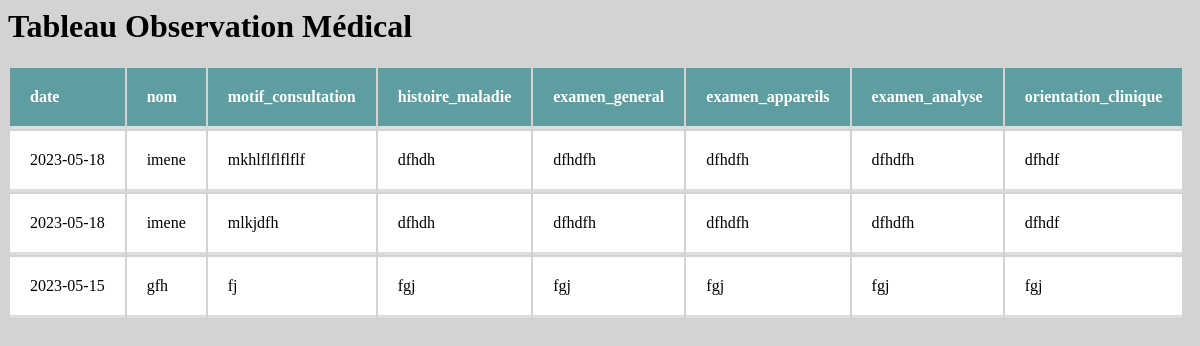
The page /obs_display.php on the database its author committed.
### tables this page shows
CREATE TABLE `observation` (
  `id` int(50) NOT NULL,
  `date` date DEFAULT NULL,
  `nom` varchar(30) NOT NULL,
  `motif_consultation` varchar(255) DEFAULT NULL,
  `histoire_maladie` text,
  `examen_general` text,
  `examen_appareils` text,
  `examen_analyse` text,
  `orientation_clinique` varchar(255) DEFAULT NULL
);

### obs_display.php (the view, shortened to what this page needs)
<?php
$servername = "localhost";
$username = "root";
$password = "";
$dbname = "dbmem";
$conn = mysqli_connect($servername, $username, $password, $dbname);
$sql = "SELECT * FROM observation";
$result = mysqli_query($conn, $sql);
if (mysqli_num_rows($result) > 0) {
    echo "<h1>Tableau Observation Médical</h1>";
    echo "<table>";
    echo "<tr><th>date</th><th>nom</th><th>motif_consultation</th><th>histoire_maladie</th><th>examen_general</th><th>examen_appareils</th><th>examen_analyse</th><th>orientation_clinique</th></tr>";
    while ($row = mysqli_fetch_assoc($result)) {
        echo "<tr>";
        echo "<td>" . $row['date'] . "</td>";
        echo "<td>" . $row['nom'] . "</td>";
        echo "<td>" . $row['motif_consultation'] . "</td>";
        echo "<td>" . $row['histoire_maladie'] . "</td>";
        echo "<td>" . $row['examen_general'] . "</td>";
        echo "<td>" . $row['examen_appareils'] . "</td>";
        echo "<td>" . $row['examen_analyse'] . "</td>";
        echo "<td>" . $row['orientation_clinique'] . "</td>";
        echo "</tr>";
    }
    echo "</table>";
} else {
    echo "0 results";
}
?>

### obs_display.php (style rules this page uses)
th, td { text-align: left; padding: 20px; border-bottom: 3px solid #ddd; color: black; }
tr { background-color:white; }
th { background-color: cadetblue; color: white; }

### rows shown on the page
observation: date "2023-05-18", nom "imene", motif_consultation "mkhlflflflflf", histoire_maladie "dfhdh", examen_general "dfhdfh", examen_appareils "dfhdfh", examen_analyse "dfhdfh", orientation_clinique "dfhdf"
observation: date "2023-05-18", nom "imene", motif_consultation "mlkjdfh", histoire_maladie "dfhdh", examen_general "dfhdfh", examen_appareils "dfhdfh", examen_analyse "dfhdfh", orientation_clinique "dfhdf"
observation: date "2023-05-15", nom "gfh", motif_consultation "fj", histoire_maladie "fgj", examen_general "fgj", examen_appareils "fgj", examen_analyse "fgj", orientation_clinique "fgj"
